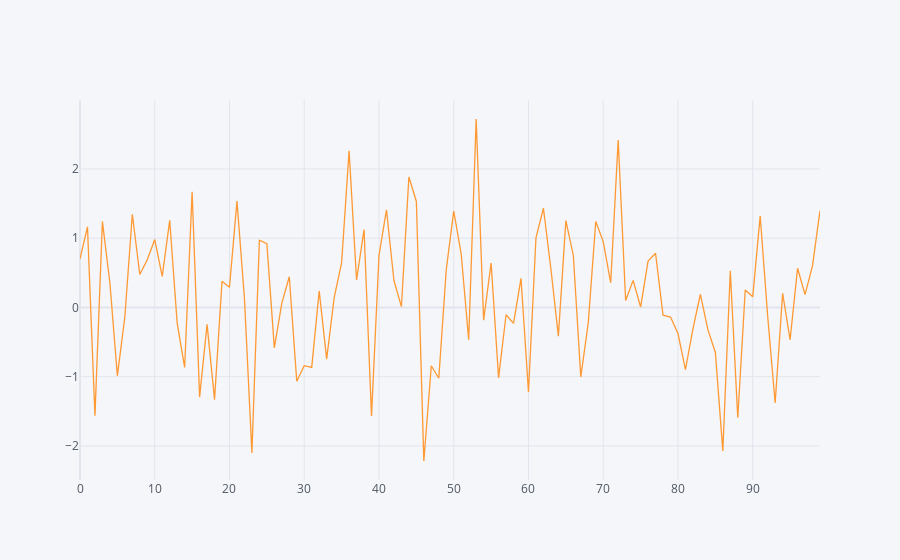

The cell this chart's notebook holds for it:
### Code cell
#only floating a col
df[["A"]].iplot()

### Figure 1 — Plotly figure (JSON) as saved in the notebook; plotly's stock layout.template omitted (floating-point values rounded to 4 significant figures)
{"data": [{"line": {"color": "rgba(255, 153, 51, 1.0)", "dash": "solid", "shape": "linear", "width": 1.3}, "mode": "lines", "name": "A", "text": "", "type": "scatter", "x": [0, 1, 2, 3, 4, 5, 6, 7, 8, 9, 10, 11, 12, 13, 14, 15, 16, 17, 18, 19, 20, 21, 22, 23, 24, 25, 26, 27, 28, 29, 30, 31, 32, 33, 34, 35, 36, 37, 38, 39, 40, 41, 42, 43, 44, 45, 46, 47, 48, 49, 50, 51, 52, 53, 54, 55, 56, 57, 58, 59, 60, 61, 62, 63, 64, 65, 66, 67, 68, 69, 70, 71, 72, 73, 74, 75, 76, 77, 78, 79, 80, 81, 82, 83, 84, 85, 86, 87, 88, 89, 90, 91, 92, 93, 94, 95, 96, 97, 98, 99], "y": [0.7021, 1.164, -1.563, 1.243, 0.3531, -0.9872, -0.1342, 1.346, 0.476, 0.6894, 0.9807, 0.4495, 1.259, -0.2277, -0.867, 1.671, -1.295, -0.2444, -1.331, 0.3784, 0.2933, 1.536, 0.132, -2.1, 0.9715, 0.9206, -0.5834, 0.06185, 0.4439, -1.065, -0.8403, -0.8659, 0.2383, -0.7455, 0.1369, 0.6461, 2.264, 0.3961, 1.125, -1.569, 0.7494, 1.411, 0.3885, 0.01106, 1.885, 1.531, -2.218, -0.8418, -1.022, 0.5469, 1.392, 0.7711, -0.4662, 2.722, -0.1839, 0.6425, -1.018, -0.1059, -0.2299, 0.42, -1.22, 1.006, 1.433, 0.5557, -0.4146, 1.254, 0.7505, -1.005, -0.2199, 1.242, 0.9514, 0.3561, 2.418, 0.09907, 0.3912, 0.005987, 0.6687, 0.7826, -0.1124, -0.1387, -0.3769, -0.898, -0.3092, 0.1905, -0.3196, -0.6496, -2.071, 0.5295, -1.594, 0.2513, 0.1534, 1.322, -0.1265, -1.381, 0.2035, -0.4672, 0.5661, 0.1861, 0.6052, 1.398]}], "layout": {"legend": {"bgcolor": "#F5F6F9", "font": {"color": "#4D5663"}}, "paper_bgcolor": "#F5F6F9", "plot_bgcolor": "#F5F6F9", "title": {"font": {"color": "#4D5663"}}, "xaxis": {"gridcolor": "#E1E5ED", "showgrid": true, "tickfont": {"color": "#4D5663"}, "title": {"font": {"color": "#4D5663"}, "text": ""}, "zerolinecolor": "#E1E5ED"}, "yaxis": {"gridcolor": "#E1E5ED", "showgrid": true, "tickfont": {"color": "#4D5663"}, "title": {"font": {"color": "#4D5663"}, "text": ""}, "zerolinecolor": "#E1E5ED"}}}
